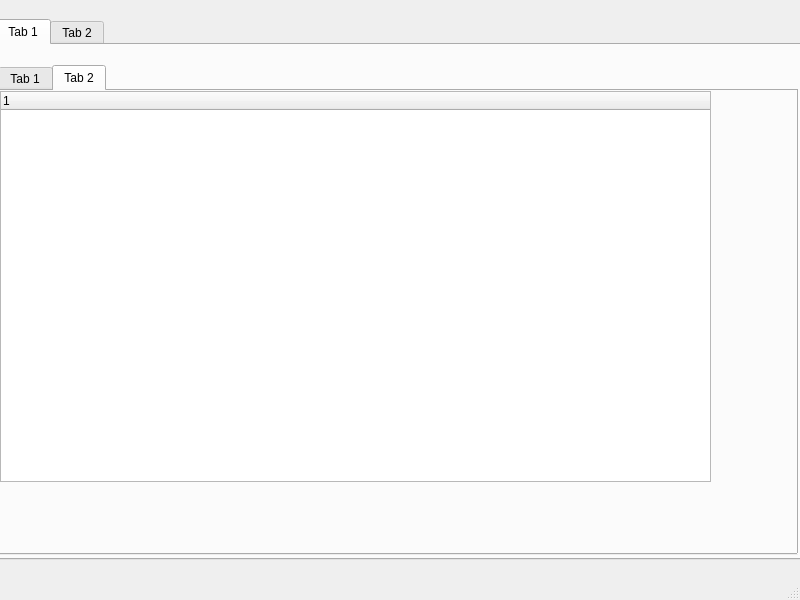
<?xml version="1.0" encoding="UTF-8"?>
<ui version="4.0">
 <class>MainWindow</class>
 <widget class="QMainWindow" name="MainWindow">
  <property name="geometry">
   <rect>
    <x>0</x>
    <y>0</y>
    <width>800</width>
    <height>600</height>
   </rect>
  </property>
  <property name="windowTitle">
   <string>MainWindow</string>
  </property>
  <widget class="QWidget" name="centralwidget">
   <widget class="QTabWidget" name="tabWidget">
    <property name="geometry">
     <rect>
      <x>-4</x>
      <y>19</y>
      <width>811</width>
      <height>541</height>
     </rect>
    </property>
    <property name="currentIndex">
     <number>0</number>
    </property>
    <widget class="QWidget" name="tab">
     <attribute name="title">
      <string>Tab 1</string>
     </attribute>
     <widget class="QTabWidget" name="tabWidget_2">
      <property name="geometry">
       <rect>
        <x>0</x>
        <y>20</y>
        <width>800</width>
        <height>490</height>
       </rect>
      </property>
      <property name="currentIndex">
       <number>1</number>
      </property>
      <widget class="QWidget" name="tab_3">
       <attribute name="title">
        <string>Tab 1</string>
       </attribute>
       <widget class="QTableWidget" name="tableWidget_2">
        <property name="geometry">
         <rect>
          <x>0</x>
          <y>0</y>
          <width>800</width>
          <height>400</height>
         </rect>
        </property>
       </widget>
      </widget>
      <widget class="QWidget" name="tab_4">
       <attribute name="title">
        <string>Tab 2</string>
       </attribute>
       <widget class="QTreeWidget" name="treeWidget">
        <property name="geometry">
         <rect>
          <x>0</x>
          <y>0</y>
          <width>711</width>
          <height>391</height>
         </rect>
        </property>
        <column>
         <property name="text">
          <string notr="true">1</string>
         </property>
        </column>
       </widget>
      </widget>
     </widget>
    </widget>
    <widget class="QWidget" name="tab_2">
     <attribute name="title">
      <string>Tab 2</string>
     </attribute>
    </widget>
   </widget>
  </widget>
  <widget class="QMenuBar" name="menubar">
   <property name="geometry">
    <rect>
     <x>0</x>
     <y>0</y>
     <width>800</width>
     <height>21</height>
    </rect>
   </property>
  </widget>
  <widget class="QStatusBar" name="statusbar"/>
 </widget>
 <resources/>
 <connections/>
</ui>
